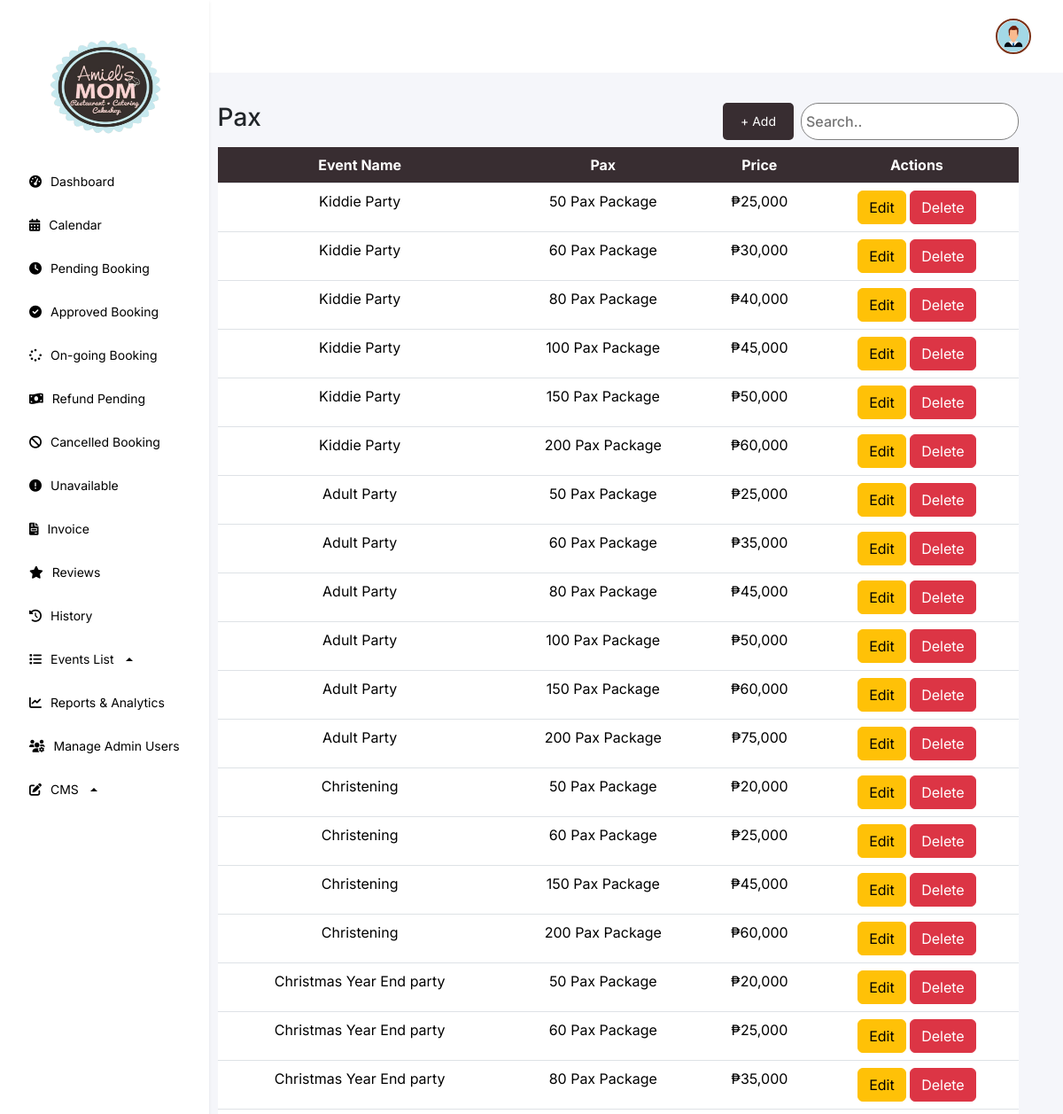
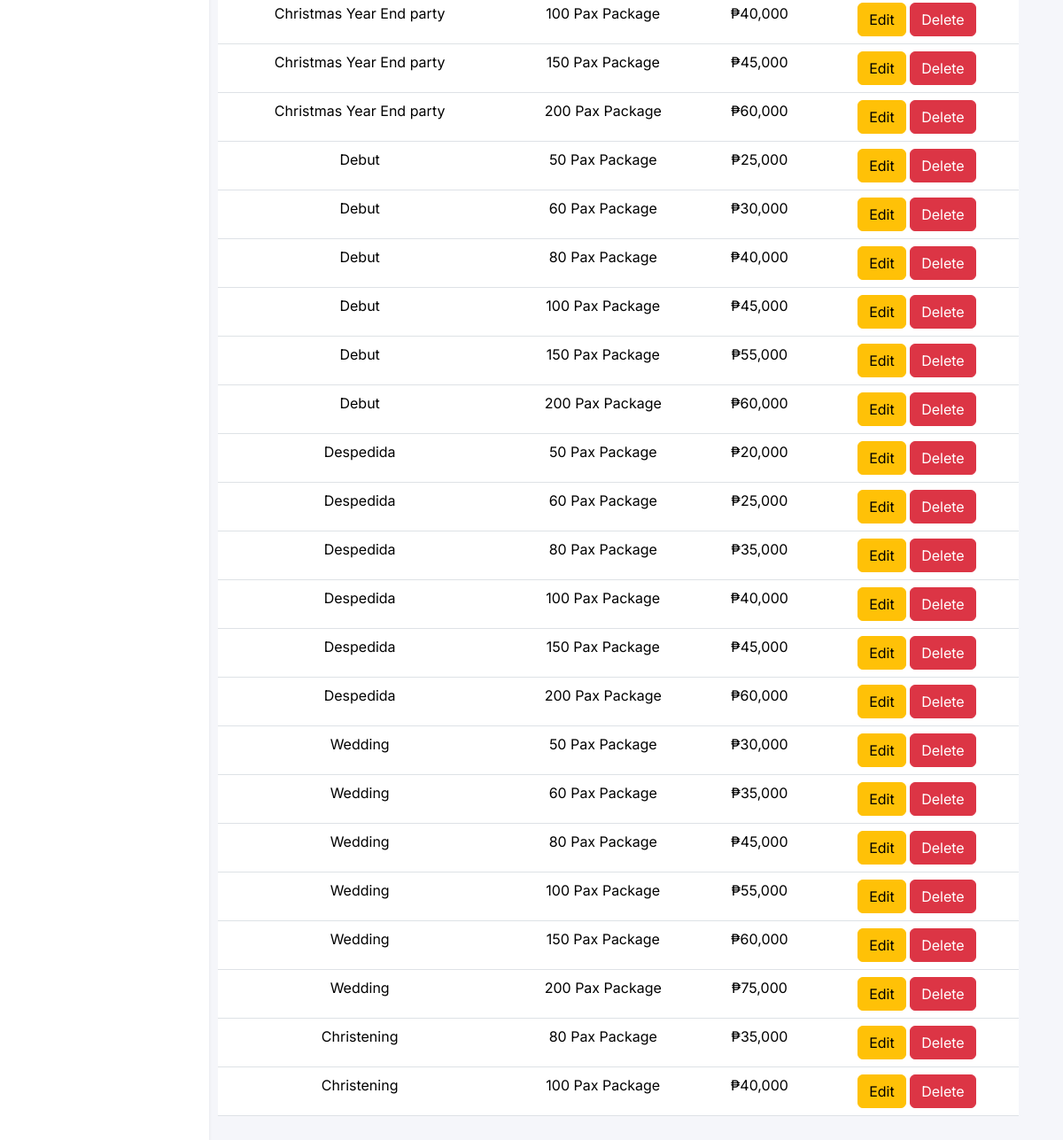
Page /features/admin/web/pax.php (signed in) on the committed database (2 pictures, top to bottom).
### tables this page shows
CREATE TABLE `pax` (
  `id` int(11) NOT NULL,
  `type_of_event` varchar(255) NOT NULL,
  `pax` varchar(255) NOT NULL,
  `price` decimal(10,2) NOT NULL
);

### features/admin/web/pax.php (the view, shortened to what this page needs)
<?php
require '../../../db.php';
$query = "SELECT * FROM pax";
$result = $conn->query($query);
?>
<!DOCTYPE html>
<html lang="en">
<head>
    <link rel="stylesheet" href="https://cdnjs.cloudflare.com/ajax/libs/font-awesome/6.0.0-beta3/css/all.min.css">
    <link href="https://cdn.jsdelivr.net/npm/bootstrap@5.3.3/dist/css/bootstrap.min.css" rel="stylesheet"
>
    <link href="https://cdn.jsdelivr.net/npm/sweetalert2@11.5.0/dist/sweetalert2.min.css" rel="stylesheet">
    <link rel="stylesheet" href="../css/index.css">
</head>
<body>
    <div class="navbar flex-column bg-white shadow-sm p-3 collapse d-md-flex" id="navbar">
    <div class="navbar-links">
        <a class="navbar-brand d-none d-md-block logo-container" href="#">
            <img src="../../../assets/logo.png" alt="Logo">
        </a>
        <a href="dashboard.php">
            <i class="fa-solid fa-gauge-high"></i>
            <span>Dashboard</span>
        </a>
        <a href="calendar.php">
            <i class="fa-solid fa-calendar-days"></i>
            <span>Calendar</span>
        </a>
        <a href="pending.php">
            <i class="fa-solid fa-clock"></i>
            <span>Pending Booking</span>
        </a>
        <a href="approve.php">
            <i class="fa-solid fa-check-circle"></i>
            <span>Approved Booking</span>
        </a>
        <a href="on-going.php">
            <i class="fa-solid fa-spinner"></i>
            <span>On-going Booking</span>
        </a>
        <a href="refund.php">
            <i class="fa-solid fa-money-bill-wave"></i>
            <span>Refund Pending</span>
        </a>
        <a href="cancel.php">
            <i class="fa-solid fa-ban"></i>
            <span>Cancelled Booking</span>
        </a>
        <a href="unavailable.php">
            <i class="fa-solid fa-exclamation-circle"></i>
            <span>Unavailable</span>
        </a>
        <a href="invoice.php">
            <i class="fa-solid fa-file-invoice"></i>
            <span>Invoice</span>
        </a>
        <a href="reviews.php">
            <i class="fa-solid fa-star"></i>
            <span>Reviews</span>
        </a>
        <a href="history.php">
            <i class="fa-solid fa-clock-rotate-left"></i>
            <span>History</span>
        </a>
        <div class="dropdown dropup">
            <a href="#" class="dropdown-toggle" id="eventsListDropdown" role="button" data-bs-toggle="dropdown" aria-expanded="false">
                <i class="fa-solid fa-list"></i>
                <span>Events List</span>
            </a>
        </div>
        <a href="reports.php">
            <i class="fa-solid fa-chart-line"></i>
            <span>Reports & Analytics</span>
        </a>
        <a href="admin-user.php">
            <i class="fa-solid fa-users-gear"></i>
            <span>Manage Admin Users</span>
        </a>
        <div class="dropdown dropup">
            <a href="#" class="dropdown-toggle" id="servicesDropdown" role="button" data-bs-toggle="dropdown" aria-expanded="false">
                <i class="fa-solid fa-pen-to-square"></i>
                <span>CMS</span>
            </a>
        </div>
    </div>
    </div>
    <div class="content flex-grow-1">
        <div class="header">
            <div class="profile-admin">
                <div class="dropdown">
                    <button class="" type="button" data-bs-toggle="dropdown" aria-expanded="false">
                        <img src="../../../assets/profile/user.png"
                            style="width: 40px; height: 40px; object-fit: cover;">
                    </button>
                </div>
            </div>
        </div>
        <div class="container mt-4">
            <div class="d-flex justify-content-between mb-2">
                <h3>Pax</h3>
                <div class="d-flex gap-2">
                    <button class="btn btn-primary add-btn" data-bs-toggle="modal" data-bs-target="#events_list">+
                        Add</button>
                    <input type="text" class="search" placeholder="Search.." id="searchInput">
                </div>
            </div>
            <div class="table-responsive">
            <table class="table">
    <thead>
        <tr>
            <th scope="col">Event Name</th>
            <th scope="col">Pax</th>
            <th scope="col">Price</th>
            <th scope="col">Actions</th>
        </tr>
    </thead>
    <tbody>
        <?php while ($row = $result->fetch_assoc()): ?>
            <tr>
                <td><?php echo htmlspecialchars($row['type_of_event']); ?></td>
                <td><?php echo htmlspecialchars($row['pax']); ?></td>
                <td>₱<?php echo number_format(htmlspecialchars($row['price'], ENT_QUOTES, 'UTF-8'), 0, '.', ','); ?></td>
                <td>
                    <button
                        class="btn btn-warning edit-btn"
                        data-id="<?php echo $row['id']; ?>"
                        data-event_name="<?php echo htmlspecialchars($row['type_of_event']); ?>"
                        data-pax="<?php echo htmlspecialchars($row['pax']); ?>"
                        data-price="<?php echo htmlspecialchars($row['price']); ?>"
                        data-bs-toggle="modal"
                        data-bs-target="#events_list">
                        Edit
                    </button>
                    <form method="POST" action="../function/php/pax.php" style="display:inline;">
                        <button type="submit" name="action" value="delete" class="btn btn-danger">Delete</button>
                    </form>
                </td>
            </tr>
        <?php endwhile; ?>
    </tbody>
</table>
</html>

### features/admin/css/index.css (style rules this page uses)
* { font-family: "Inter", sans-serif; font-optical-sizing: auto; font-style: normal; margin: 0; }
body { margin: 0; padding: 0; display: flex; overflow-x: hidden; }
.navbar { background-color: #FFFFFF; display: flex; flex-direction: column; align-items: start; padding: 20px; box-shadow: 2px 0 5px rgba(0, 0, 0, 0.1); min-width: 230px; }
.navbar a { color: #000; padding: 12px 15px; text-decoration: none; width: 100%; display: flex; align-items: center; gap: 10px; font-size: 14px !important; margin: 2px; }
.navbar-brand { padding: 0 !important; }
.navbar-brand img { display: block; justify-content: center; align-items: center; width: 70%; height: 15vh; margin: 20px 0 20px 30px; }
.navbar-links { display: flex; flex-direction: column; width: 100%; }
.content { flex-grow: 1; background-color: #F5F6FA; }
.header { display: flex; align-items: center; padding: 20px; justify-content: space-between; background-color: #FFFFFF !important; }
.header button { margin-right: 10px; }
.profile-admin { display: flex; align-items: center; margin-left: auto; gap: 5px; }
.profile-admin img { width: 40px; height: 40px; border-radius: 50%; margin-right: 10px; border: 2px solid #7A3015; }
.profile-admin button { background-color: transparent; border: none; font-size: 20px; display: flex; margin: auto; }
table { border-radius: 24px !important; }
th,tr { background-color: #382D31 !important; color: #fff !important; text-align: center; white-space: nowrap !important; }
.container { padding: 10px 50px 10px 10px; }
.container input { background-color: silver; font-weight: 500; }
.add-btn { background-color: #382D31; color: #fff; border: none; border-radius: 5px; padding: 3px 20px; font-size: 14px; }
.search { background-color: #fff !important; border: 1px solid #808080; border-radius: 20px; padding: 5px; }

### rows in the picture
pax: type_of_event "Kiddie Party", pax "50 Pax Package", price "25,000"
pax: type_of_event "Kiddie Party", pax "60 Pax Package", price "30,000"
pax: type_of_event "Kiddie Party", pax "80 Pax Package", price "40,000"
pax: type_of_event "Kiddie Party", pax "100 Pax Package", price "45,000"
pax: type_of_event "Kiddie Party", pax "150 Pax Package", price "50,000"
pax: type_of_event "Kiddie Party", pax "200 Pax Package", price "60,000"
pax: type_of_event "Adult Party", pax "50 Pax Package", price "25,000"
pax: type_of_event "Adult Party", pax "60 Pax Package", price "35,000"
pax: type_of_event "Adult Party", pax "80 Pax Package", price "45,000"
pax: type_of_event "Adult Party", pax "100 Pax Package", price "50,000"
pax: type_of_event "Adult Party", pax "150 Pax Package", price "60,000"
pax: type_of_event "Adult Party", pax "200 Pax Package", price "75,000"
pax: type_of_event "Christening", pax "50 Pax Package", price "20,000"
pax: type_of_event "Christening", pax "60 Pax Package", price "25,000"
pax: type_of_event "Christening", pax "150 Pax Package", price "45,000"
pax: type_of_event "Christening", pax "200 Pax Package", price "60,000"
pax: type_of_event "Christmas Year End party", pax "50 Pax Package", price "20,000"
pax: type_of_event "Christmas Year End party", pax "60 Pax Package", price "25,000"
pax: type_of_event "Christmas Year End party", pax "80 Pax Package", price "35,000"
pax: type_of_event "Christmas Year End party", pax "100 Pax Package", price "40,000"
pax: type_of_event "Christmas Year End party", pax "150 Pax Package", price "45,000"
pax: type_of_event "Christmas Year End party", pax "200 Pax Package", price "60,000"
pax: type_of_event "Debut", pax "50 Pax Package", price "25,000"
pax: type_of_event "Debut", pax "60 Pax Package", price "30,000"
pax: type_of_event "Debut", pax "80 Pax Package", price "40,000"
pax: type_of_event "Debut", pax "100 Pax Package", price "45,000"
pax: type_of_event "Debut", pax "150 Pax Package", price "55,000"
pax: type_of_event "Debut", pax "200 Pax Package", price "60,000"
pax: type_of_event "Despedida", pax "50 Pax Package", price "20,000"
pax: type_of_event "Despedida", pax "60 Pax Package", price "25,000"
pax: type_of_event "Despedida", pax "80 Pax Package", price "35,000"
pax: type_of_event "Despedida", pax "100 Pax Package", price "40,000"
pax: type_of_event "Despedida", pax "150 Pax Package", price "45,000"
pax: type_of_event "Despedida", pax "200 Pax Package", price "60,000"
pax: type_of_event "Wedding", pax "50 Pax Package", price "30,000"
pax: type_of_event "Wedding", pax "60 Pax Package", price "35,000"
pax: type_of_event "Wedding", pax "80 Pax Package", price "45,000"
pax: type_of_event "Wedding", pax "100 Pax Package", price "55,000"
pax: type_of_event "Wedding", pax "150 Pax Package", price "60,000"
pax: type_of_event "Wedding", pax "200 Pax Package", price "75,000"
pax: type_of_event "Christening", pax "80 Pax Package", price "35,000"
pax: type_of_event "Christening", pax "100 Pax Package", price "40,000"
